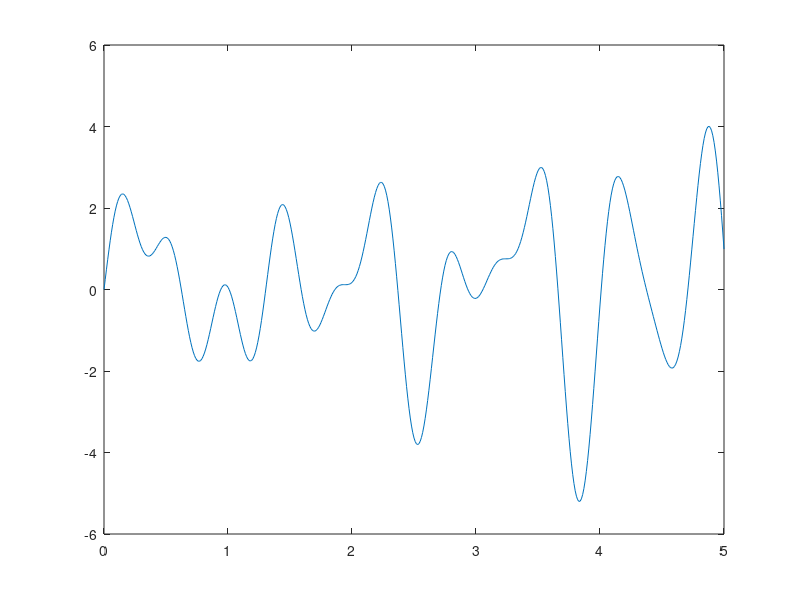

Recreate this plot in MATLAB. (Note: this script raises an error after producing the figure.)
% Wiggle Visuals

%% Plot

L = 1;
LL = 0.668;
LLL = 0.437;
LLLL = 1.45;
f = 1;
ff = 1;
Tend = 1/f;

T_Series = linspace(0,10*Tend,10*100);

b = @(x) 1;
bb = @(x) 0.67*x;
yc = @(x, t) b(x).*sin((2.*pi./L).*(x+(f.*L.*t)))...
    +bb(x).*sin((2.*pi./LL).*(x+(ff.*LL.*t)))...
    +b(x).*sin((2.*pi./LLL).*(x+(f.*LLL.*t)))...
    +b(x).*sin((2.*pi./LLLL).*(x+(f.*LLLL.*t)));
xc = 0:0.01:5*L;

yt = yc(xc, 0);

figure; axes;
plt = plot(xc,yt);
for j = 1:length(T_Series)
    yt = yc(xc, T_Series(j)); 
    plt.YData = yt;
    drawnow %limitrate % display updates
end